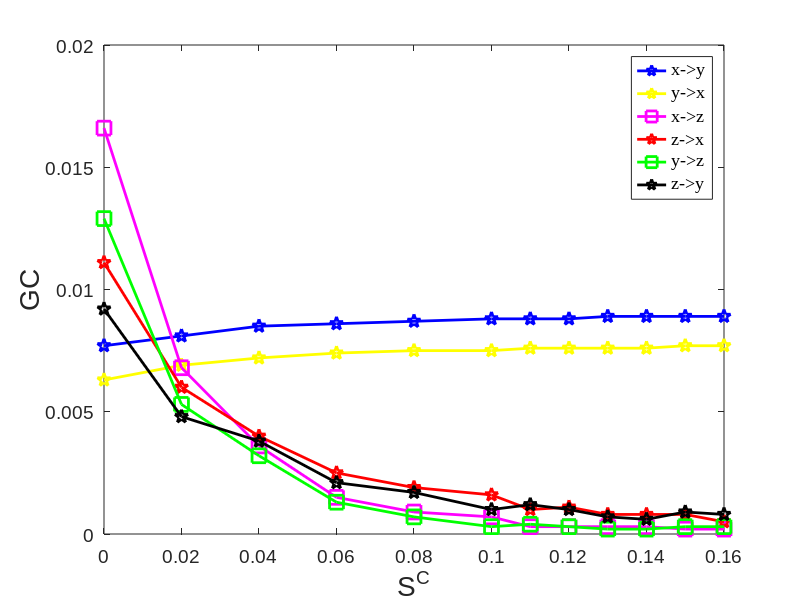

MATLAB code to generate this figure:
%% Fig9_Case4_HH_Three_Neurons_LinearGC
% x->y, x->z
C=[0 0.02 0.04 0.06 0.08 0.1 0.11 0.12 0.13 0.14 0.15 0.16];
GC_xy=[0.0077 0.0081 0.0085 0.0086 0.0087 0.0088 0.0088 0.0088 0.0089 0.0089 0.0089 0.0089];  % 
GC_xz=[0.0166 0.0068 0.0036 0.0015 0.0009 0.0007 0.0003 0.0003 0.0003 0.0003 0.0002 0.0002];
GC_yx=[0.0063 0.0069 0.0072 0.0074 0.0075 0.0075 0.0076 0.0076 0.0076 0.0076 0.0077 0.0077];  %
GC_yz=[0.0129 0.0053 0.0032 0.0013 0.0007 0.0003 0.0004 0.0003 0.0002 0.0002 0.0003 0.0003];
GC_zx=[0.0111 0.0060 0.0040 0.0025 0.0019 0.0016 0.0010 0.0011 0.0008 0.0008 0.0008 0.0005];
GC_zy=[0.0092 0.0048 0.0038 0.0021 0.0017 0.0010 0.0012 0.0010 0.0007 0.0006 0.0009 0.0008];

% Plot
h0=figure;
clf;
plot(C,GC_xy,'MarkerSize',10,'Marker','p','LineWidth',2,...
'Color',[0 0 1]);hold on
plot(C,GC_yx,'MarkerSize',10,'Marker','p','LineWidth',2,...
'Color',[1 1 0]);
plot(C,GC_xz,'MarkerSize',10,'Marker','s','LineWidth',2,...
'Color',[1 0 1]);
plot(C,GC_zx,'MarkerSize',10,'Marker','p','LineWidth',2,...
'Color',[1 0 0]);
plot(C,GC_yz,'MarkerSize',10,'Marker','s','LineWidth',2,...
'Color',[0 1 0]);
plot(C,GC_zy,'MarkerSize',10,'Marker','p','LineWidth',2,...
'Color',[0 0 0]);
% Legend 
% Legend 
hleg1 =legend('x->y','y->x','x->z','z->x','y->z','z->y','northeast');
set(hleg1,'Location','northeast') 
set(hleg1,'FontName','Times New Roman','FontSize',18,'FontWeight','normal')
 
axis([0 0.16 0 0.02])
set(gca, 'XTick', 0:0.02:0.16); 
% set(gca, 'YTick',0:0.02:0.65);

% Create axis font size
set(gca,'FontName','Arial','FontSize',14)
% Create xlabel
xlabel({'S^C'},'FontSize',20,'FontName','Arial');
% Create ylabel
ylabel({'GC'},'FontSize',20,'FontName','Arial');

%%
print(h0,'-depsc2','-r300','LineraGC_HH_Three_Neurons_Fig9.eps')